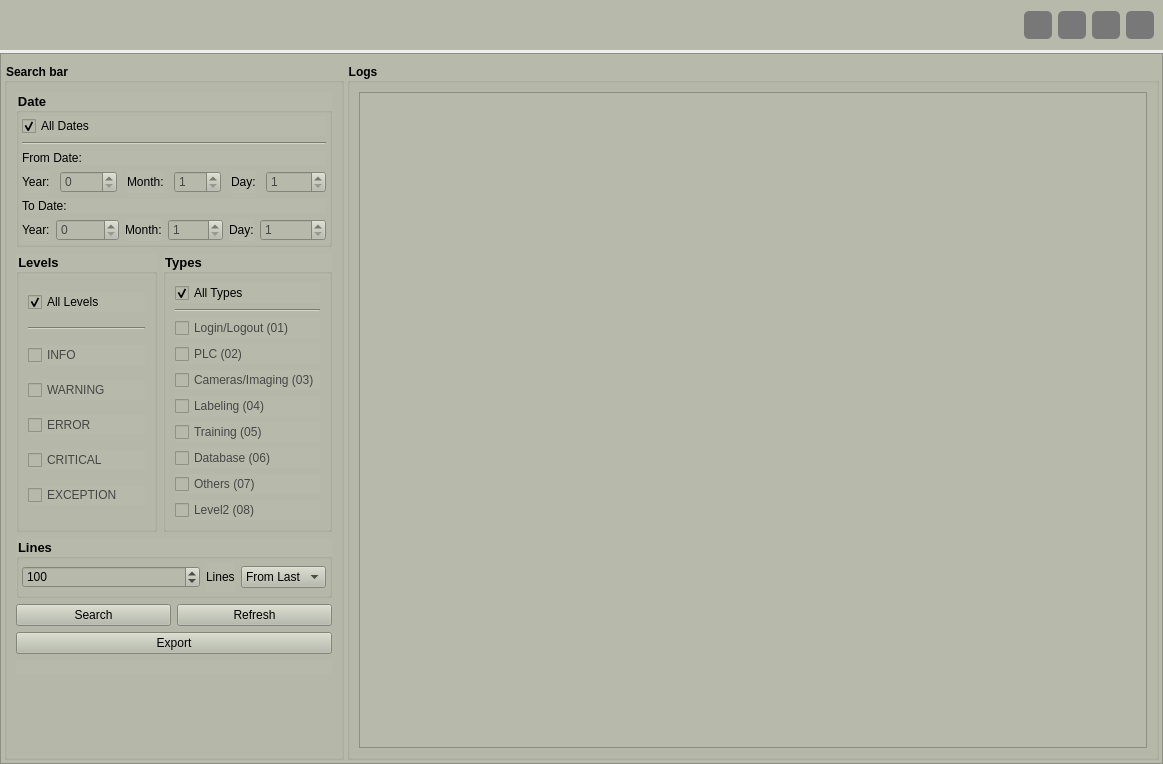
<?xml version="1.0" encoding="UTF-8"?>
<ui version="4.0">
 <class>MainWindow</class>
 <widget class="QMainWindow" name="MainWindow">
  <property name="geometry">
   <rect>
    <x>0</x>
    <y>0</y>
    <width>1163</width>
    <height>764</height>
   </rect>
  </property>
  <property name="windowTitle">
   <string>MainWindow</string>
  </property>
  <widget class="QWidget" name="centralwidget">
   <property name="styleSheet">
    <string notr="true"/>
   </property>
   <layout class="QVBoxLayout" name="verticalLayout">
    <property name="spacing">
     <number>3</number>
    </property>
    <property name="leftMargin">
     <number>0</number>
    </property>
    <property name="topMargin">
     <number>0</number>
    </property>
    <property name="rightMargin">
     <number>0</number>
    </property>
    <property name="bottomMargin">
     <number>0</number>
    </property>
    <item>
     <widget class="QFrame" name="rightButtons">
      <property name="minimumSize">
       <size>
        <width>0</width>
        <height>50</height>
       </size>
      </property>
      <property name="maximumSize">
       <size>
        <width>16777215</width>
        <height>50</height>
       </size>
      </property>
      <property name="styleSheet">
       <string notr="true">background-color: #b7baab;</string>
      </property>
      <property name="frameShape">
       <enum>QFrame::NoFrame</enum>
      </property>
      <property name="frameShadow">
       <enum>QFrame::Raised</enum>
      </property>
      <layout class="QHBoxLayout" name="horizontalLayout_2">
       <item>
        <spacer name="horizontalSpacer_2">
         <property name="orientation">
          <enum>Qt::Horizontal</enum>
         </property>
         <property name="sizeHint" stdset="0">
          <size>
           <width>40</width>
           <height>20</height>
          </size>
         </property>
        </spacer>
       </item>
       <item>
        <widget class="QPushButton" name="helpButton">
         <property name="minimumSize">
          <size>
           <width>28</width>
           <height>28</height>
          </size>
         </property>
         <property name="maximumSize">
          <size>
           <width>28</width>
           <height>28</height>
          </size>
         </property>
         <property name="cursor">
          <cursorShape>PointingHandCursor</cursorShape>
         </property>
         <property name="toolTip">
          <string>Help</string>
         </property>
         <property name="styleSheet">
          <string notr="true">#rightButtons .QPushButton { background-color:rgb(120, 120, 120); border: none;  border-radius: 5px; }
#rightButtons .QPushButton:hover { background-color: rgb(44, 49, 57); border-style: solid; border-radius: 4px; }
#rightButtons .QPushButton:pressed { background-color: rgb(23, 26, 30); border-style: solid; border-radius: 4px; }</string>
         </property>
         <property name="text">
          <string/>
         </property>
         <property name="icon">
          <iconset>
           <normaloff>images/icons/icon_help.png</normaloff>images/icons/icon_help.png</iconset>
         </property>
         <property name="iconSize">
          <size>
           <width>17</width>
           <height>17</height>
          </size>
         </property>
        </widget>
       </item>
       <item>
        <widget class="QPushButton" name="miniButton">
         <property name="minimumSize">
          <size>
           <width>28</width>
           <height>28</height>
          </size>
         </property>
         <property name="maximumSize">
          <size>
           <width>28</width>
           <height>28</height>
          </size>
         </property>
         <property name="cursor">
          <cursorShape>PointingHandCursor</cursorShape>
         </property>
         <property name="toolTip">
          <string>Minimize</string>
         </property>
         <property name="styleSheet">
          <string notr="true">#rightButtons .QPushButton { background-color:rgb(120, 120, 120); border: none;  border-radius: 5px; }
#rightButtons .QPushButton:hover { background-color: rgb(44, 49, 57); border-style: solid; border-radius: 4px; }
#rightButtons .QPushButton:pressed { background-color: rgb(23, 26, 30); border-style: solid; border-radius: 4px; }</string>
         </property>
         <property name="text">
          <string/>
         </property>
         <property name="icon">
          <iconset>
           <normaloff>images/icons/icon_minimize.png</normaloff>images/icons/icon_minimize.png</iconset>
         </property>
         <property name="iconSize">
          <size>
           <width>20</width>
           <height>20</height>
          </size>
         </property>
        </widget>
       </item>
       <item>
        <widget class="QPushButton" name="maxiButton">
         <property name="minimumSize">
          <size>
           <width>28</width>
           <height>28</height>
          </size>
         </property>
         <property name="maximumSize">
          <size>
           <width>28</width>
           <height>28</height>
          </size>
         </property>
         <property name="cursor">
          <cursorShape>PointingHandCursor</cursorShape>
         </property>
         <property name="toolTip">
          <string>Minimize</string>
         </property>
         <property name="styleSheet">
          <string notr="true">#rightButtons .QPushButton { background-color:rgb(120, 120, 120); border: none;  border-radius: 5px; }
#rightButtons .QPushButton:hover { background-color: rgb(44, 49, 57); border-style: solid; border-radius: 4px; }
#rightButtons .QPushButton:pressed { background-color: rgb(23, 26, 30); border-style: solid; border-radius: 4px; }</string>
         </property>
         <property name="text">
          <string/>
         </property>
         <property name="icon">
          <iconset>
           <normaloff>images/icons/icon_maximize.png</normaloff>images/icons/icon_maximize.png</iconset>
         </property>
         <property name="iconSize">
          <size>
           <width>20</width>
           <height>20</height>
          </size>
         </property>
        </widget>
       </item>
       <item>
        <widget class="QPushButton" name="closeButton">
         <property name="minimumSize">
          <size>
           <width>28</width>
           <height>28</height>
          </size>
         </property>
         <property name="maximumSize">
          <size>
           <width>28</width>
           <height>28</height>
          </size>
         </property>
         <property name="cursor">
          <cursorShape>PointingHandCursor</cursorShape>
         </property>
         <property name="toolTip">
          <string>Close</string>
         </property>
         <property name="styleSheet">
          <string notr="true">#rightButtons .QPushButton { background-color:rgb(120, 120, 120); border: none;  border-radius: 5px; }
#rightButtons .QPushButton:hover { background-color: rgb(44, 49, 57); border-style: solid; border-radius: 4px; }
#rightButtons .QPushButton:pressed { background-color: rgb(23, 26, 30); border-style: solid; border-radius: 4px; }</string>
         </property>
         <property name="text">
          <string/>
         </property>
         <property name="icon">
          <iconset>
           <normaloff>images/icons/cil-x.png</normaloff>images/icons/cil-x.png</iconset>
         </property>
         <property name="iconSize">
          <size>
           <width>20</width>
           <height>20</height>
          </size>
         </property>
        </widget>
       </item>
      </layout>
     </widget>
    </item>
    <item>
     <widget class="QFrame" name="frame">
      <property name="styleSheet">
       <string notr="true">background-color: #b7baab;</string>
      </property>
      <property name="frameShape">
       <enum>QFrame::StyledPanel</enum>
      </property>
      <property name="frameShadow">
       <enum>QFrame::Raised</enum>
      </property>
      <layout class="QHBoxLayout" name="horizontalLayout">
       <property name="spacing">
        <number>3</number>
       </property>
       <property name="leftMargin">
        <number>3</number>
       </property>
       <property name="rightMargin">
        <number>3</number>
       </property>
       <property name="bottomMargin">
        <number>3</number>
       </property>
       <item>
        <widget class="QGroupBox" name="groupBox">
         <property name="minimumSize">
          <size>
           <width>340</width>
           <height>0</height>
          </size>
         </property>
         <property name="font">
          <font>
           <weight>75</weight>
           <bold>true</bold>
          </font>
         </property>
         <property name="title">
          <string>Search bar</string>
         </property>
         <layout class="QVBoxLayout" name="verticalLayout_5">
          <item>
           <widget class="QGroupBox" name="groupBox_3">
            <property name="font">
             <font>
              <family>Ubuntu</family>
              <pointsize>10</pointsize>
              <weight>75</weight>
              <italic>false</italic>
              <bold>true</bold>
             </font>
            </property>
            <property name="title">
             <string>Date</string>
            </property>
            <layout class="QVBoxLayout" name="verticalLayout_3">
             <property name="leftMargin">
              <number>3</number>
             </property>
             <property name="topMargin">
              <number>3</number>
             </property>
             <property name="rightMargin">
              <number>3</number>
             </property>
             <property name="bottomMargin">
              <number>3</number>
             </property>
             <item>
              <widget class="QCheckBox" name="checkBox_allDates">
               <property name="text">
                <string>All Dates</string>
               </property>
               <property name="checked">
                <bool>true</bool>
               </property>
              </widget>
             </item>
             <item>
              <widget class="Line" name="line">
               <property name="orientation">
                <enum>Qt::Horizontal</enum>
               </property>
              </widget>
             </item>
             <item>
              <widget class="QLabel" name="label">
               <property name="text">
                <string>From Date:</string>
               </property>
              </widget>
             </item>
             <item>
              <layout class="QHBoxLayout" name="horizontalLayout_5">
               <property name="spacing">
                <number>10</number>
               </property>
               <item>
                <layout class="QHBoxLayout" name="horizontalLayout_3">
                 <item>
                  <widget class="QLabel" name="label_5">
                   <property name="sizePolicy">
                    <sizepolicy hsizetype="Fixed" vsizetype="Preferred">
                     <horstretch>0</horstretch>
                     <verstretch>0</verstretch>
                    </sizepolicy>
                   </property>
                   <property name="text">
                    <string>Year:</string>
                   </property>
                  </widget>
                 </item>
                 <item>
                  <widget class="QSpinBox" name="spinBox_fromYear">
                   <property name="enabled">
                    <bool>false</bool>
                   </property>
                   <property name="styleSheet">
                    <string notr="true">QSpinBox:disabled  {
	color: rgb(70, 70, 70);
}</string>
                   </property>
                  </widget>
                 </item>
                </layout>
               </item>
               <item>
                <layout class="QHBoxLayout" name="horizontalLayout_4">
                 <item>
                  <widget class="QLabel" name="label_6">
                   <property name="sizePolicy">
                    <sizepolicy hsizetype="Fixed" vsizetype="Preferred">
                     <horstretch>0</horstretch>
                     <verstretch>0</verstretch>
                    </sizepolicy>
                   </property>
                   <property name="text">
                    <string>Month:</string>
                   </property>
                  </widget>
                 </item>
                 <item>
                  <widget class="QSpinBox" name="spinBox_fromMonth">
                   <property name="enabled">
                    <bool>false</bool>
                   </property>
                   <property name="styleSheet">
                    <string notr="true">QSpinBox:disabled  {
	color: rgb(70, 70, 70);
}</string>
                   </property>
                   <property name="minimum">
                    <number>1</number>
                   </property>
                   <property name="maximum">
                    <number>12</number>
                   </property>
                  </widget>
                 </item>
                </layout>
               </item>
               <item>
                <layout class="QHBoxLayout" name="horizontalLayout_6">
                 <item>
                  <widget class="QLabel" name="label_7">
                   <property name="sizePolicy">
                    <sizepolicy hsizetype="Fixed" vsizetype="Preferred">
                     <horstretch>0</horstretch>
                     <verstretch>0</verstretch>
                    </sizepolicy>
                   </property>
                   <property name="text">
                    <string>Day:</string>
                   </property>
                  </widget>
                 </item>
                 <item>
                  <widget class="QSpinBox" name="spinBox_fromDay">
                   <property name="enabled">
                    <bool>false</bool>
                   </property>
                   <property name="styleSheet">
                    <string notr="true">QSpinBox:disabled  {
	color: rgb(70, 70, 70);
}</string>
                   </property>
                   <property name="minimum">
                    <number>1</number>
                   </property>
                   <property name="maximum">
                    <number>31</number>
                   </property>
                  </widget>
                 </item>
                </layout>
               </item>
              </layout>
             </item>
             <item>
              <widget class="QLabel" name="label_2">
               <property name="text">
                <string>To Date:</string>
               </property>
              </widget>
             </item>
             <item>
              <layout class="QHBoxLayout" name="horizontalLayout_7">
               <item>
                <layout class="QHBoxLayout" name="horizontalLayout_8">
                 <item>
                  <widget class="QLabel" name="label_8">
                   <property name="sizePolicy">
                    <sizepolicy hsizetype="Fixed" vsizetype="Preferred">
                     <horstretch>0</horstretch>
                     <verstretch>0</verstretch>
                    </sizepolicy>
                   </property>
                   <property name="text">
                    <string>Year:</string>
                   </property>
                  </widget>
                 </item>
                 <item>
                  <widget class="QSpinBox" name="spinBox_toYear">
                   <property name="enabled">
                    <bool>false</bool>
                   </property>
                   <property name="styleSheet">
                    <string notr="true">QSpinBox:disabled  {
	color: rgb(70, 70, 70);
}</string>
                   </property>
                  </widget>
                 </item>
                </layout>
               </item>
               <item>
                <layout class="QHBoxLayout" name="horizontalLayout_9">
                 <item>
                  <widget class="QLabel" name="label_9">
                   <property name="sizePolicy">
                    <sizepolicy hsizetype="Fixed" vsizetype="Preferred">
                     <horstretch>0</horstretch>
                     <verstretch>0</verstretch>
                    </sizepolicy>
                   </property>
                   <property name="text">
                    <string>Month:</string>
                   </property>
                  </widget>
                 </item>
                 <item>
                  <widget class="QSpinBox" name="spinBox_toMonth">
                   <property name="enabled">
                    <bool>false</bool>
                   </property>
                   <property name="styleSheet">
                    <string notr="true">QSpinBox:disabled  {
	color: rgb(70, 70, 70);
}</string>
                   </property>
                   <property name="minimum">
                    <number>1</number>
                   </property>
                   <property name="maximum">
                    <number>12</number>
                   </property>
                  </widget>
                 </item>
                </layout>
               </item>
               <item>
                <layout class="QHBoxLayout" name="horizontalLayout_10">
                 <item>
                  <widget class="QLabel" name="label_10">
                   <property name="sizePolicy">
                    <sizepolicy hsizetype="Fixed" vsizetype="Preferred">
                     <horstretch>0</horstretch>
                     <verstretch>0</verstretch>
                    </sizepolicy>
                   </property>
                   <property name="text">
                    <string>Day:</string>
                   </property>
                  </widget>
                 </item>
                 <item>
                  <widget class="QSpinBox" name="spinBox_toDay">
                   <property name="enabled">
                    <bool>false</bool>
                   </property>
                   <property name="styleSheet">
                    <string notr="true">QSpinBox:disabled  {
	color: rgb(70, 70, 70);
}</string>
                   </property>
                   <property name="minimum">
                    <number>1</number>
                   </property>
                   <property name="maximum">
                    <number>31</number>
                   </property>
                  </widget>
                 </item>
                </layout>
               </item>
              </layout>
             </item>
            </layout>
           </widget>
          </item>
          <item>
           <layout class="QHBoxLayout" name="horizontalLayout_12">
            <item>
             <widget class="QGroupBox" name="groupBox_5">
              <property name="font">
               <font>
                <pointsize>10</pointsize>
                <weight>75</weight>
                <bold>true</bold>
               </font>
              </property>
              <property name="title">
               <string>Levels</string>
              </property>
              <layout class="QVBoxLayout" name="verticalLayout_4">
               <item>
                <widget class="QCheckBox" name="checkBox_allLevels">
                 <property name="maximumSize">
                  <size>
                   <width>16777215</width>
                   <height>16777215</height>
                  </size>
                 </property>
                 <property name="text">
                  <string>All Levels</string>
                 </property>
                 <property name="checked">
                  <bool>true</bool>
                 </property>
                </widget>
               </item>
               <item>
                <widget class="Line" name="line_2">
                 <property name="orientation">
                  <enum>Qt::Horizontal</enum>
                 </property>
                </widget>
               </item>
               <item>
                <widget class="QCheckBox" name="checkBox_levelInfo">
                 <property name="enabled">
                  <bool>false</bool>
                 </property>
                 <property name="styleSheet">
                  <string notr="true">QCheckBox:disabled  {
	color: rgb(70, 70, 70);
}</string>
                 </property>
                 <property name="text">
                  <string>INFO</string>
                 </property>
                </widget>
               </item>
               <item>
                <widget class="QCheckBox" name="checkBox_levelWarning">
                 <property name="enabled">
                  <bool>false</bool>
                 </property>
                 <property name="styleSheet">
                  <string notr="true">QCheckBox:disabled  {
	color: rgb(70, 70, 70);
}</string>
                 </property>
                 <property name="text">
                  <string>WARNING</string>
                 </property>
                </widget>
               </item>
               <item>
                <widget class="QCheckBox" name="checkBox_levelError">
                 <property name="enabled">
                  <bool>false</bool>
                 </property>
                 <property name="styleSheet">
                  <string notr="true">QCheckBox:disabled  {
	color: rgb(70, 70, 70);
}</string>
                 </property>
                 <property name="text">
                  <string>ERROR</string>
                 </property>
                </widget>
               </item>
               <item>
                <widget class="QCheckBox" name="checkBox_levelCritical">
                 <property name="enabled">
                  <bool>false</bool>
                 </property>
                 <property name="styleSheet">
                  <string notr="true">QCheckBox:disabled  {
	color: rgb(70, 70, 70);
}</string>
                 </property>
                 <property name="text">
                  <string>CRITICAL</string>
                 </property>
                </widget>
               </item>
               <item>
                <widget class="QCheckBox" name="checkBox_levelException">
                 <property name="enabled">
                  <bool>false</bool>
                 </property>
                 <property name="styleSheet">
                  <string notr="true">QCheckBox:disabled  {
	color: rgb(70, 70, 70);
}</string>
                 </property>
                 <property name="text">
                  <string>EXCEPTION</string>
                 </property>
                </widget>
               </item>
              </layout>
             </widget>
            </item>
            <item>
             <widget class="QGroupBox" name="groupBox_6">
              <property name="font">
               <font>
                <pointsize>10</pointsize>
                <weight>75</weight>
                <bold>true</bold>
               </font>
              </property>
              <property name="title">
               <string>Types</string>
              </property>
              <layout class="QVBoxLayout" name="verticalLayout_6">
               <item>
                <widget class="QCheckBox" name="checkBox_allTypes">
                 <property name="text">
                  <string>All Types</string>
                 </property>
                 <property name="checked">
                  <bool>true</bool>
                 </property>
                </widget>
               </item>
               <item>
                <widget class="Line" name="line_3">
                 <property name="orientation">
                  <enum>Qt::Horizontal</enum>
                 </property>
                </widget>
               </item>
               <item>
                <widget class="QCheckBox" name="checkBox_typesLogin">
                 <property name="enabled">
                  <bool>false</bool>
                 </property>
                 <property name="styleSheet">
                  <string notr="true">QCheckBox:disabled  {
	color: rgb(70, 70, 70);
}</string>
                 </property>
                 <property name="text">
                  <string>Login/Logout (01)</string>
                 </property>
                </widget>
               </item>
               <item>
                <widget class="QCheckBox" name="checkBox_typesPLC">
                 <property name="enabled">
                  <bool>false</bool>
                 </property>
                 <property name="styleSheet">
                  <string notr="true">QCheckBox:disabled  {
	color: rgb(70, 70, 70);
}</string>
                 </property>
                 <property name="text">
                  <string>PLC (02)</string>
                 </property>
                </widget>
               </item>
               <item>
                <widget class="QCheckBox" name="checkBox_typesCameras">
                 <property name="enabled">
                  <bool>false</bool>
                 </property>
                 <property name="styleSheet">
                  <string notr="true">QCheckBox:disabled  {
	color: rgb(70, 70, 70);
}</string>
                 </property>
                 <property name="text">
                  <string>Cameras/Imaging (03)</string>
                 </property>
                </widget>
               </item>
               <item>
                <widget class="QCheckBox" name="checkBox_typesLabeling">
                 <property name="enabled">
                  <bool>false</bool>
                 </property>
                 <property name="styleSheet">
                  <string notr="true">QCheckBox:disabled  {
	color: rgb(70, 70, 70);
}</string>
                 </property>
                 <property name="text">
                  <string>Labeling (04)</string>
                 </property>
                </widget>
               </item>
               <item>
                <widget class="QCheckBox" name="checkBox_typesTraining">
                 <property name="enabled">
                  <bool>false</bool>
                 </property>
                 <property name="styleSheet">
                  <string notr="true">QCheckBox:disabled  {
	color: rgb(70, 70, 70);
}</string>
                 </property>
                 <property name="text">
                  <string>Training (05)</string>
                 </property>
                </widget>
               </item>
               <item>
                <widget class="QCheckBox" name="checkBox_typesDatabase">
                 <property name="enabled">
                  <bool>false</bool>
                 </property>
                 <property name="styleSheet">
                  <string notr="true">QCheckBox:disabled  {
	color: rgb(70, 70, 70);
}</string>
                 </property>
                 <property name="text">
                  <string>Database (06)</string>
                 </property>
                </widget>
               </item>
               <item>
                <widget class="QCheckBox" name="checkBox_typesOthers">
                 <property name="enabled">
                  <bool>false</bool>
                 </property>
                 <property name="styleSheet">
                  <string notr="true">QCheckBox:disabled  {
	color: rgb(70, 70, 70);
}</string>
                 </property>
                 <property name="text">
                  <string>Others (07)</string>
                 </property>
                </widget>
               </item>
               <item>
                <widget class="QCheckBox" name="checkBox_typesLevel2">
                 <property name="enabled">
                  <bool>false</bool>
                 </property>
                 <property name="styleSheet">
                  <string notr="true">QCheckBox:disabled  {
	color: rgb(70, 70, 70);
}</string>
                 </property>
                 <property name="text">
                  <string>Level2 (08)</string>
                 </property>
                </widget>
               </item>
              </layout>
             </widget>
            </item>
           </layout>
          </item>
          <item>
           <widget class="QGroupBox" name="groupBox_4">
            <property name="minimumSize">
             <size>
              <width>0</width>
              <height>60</height>
             </size>
            </property>
            <property name="font">
             <font>
              <family>Ubuntu</family>
              <pointsize>10</pointsize>
              <weight>75</weight>
              <italic>false</italic>
              <bold>true</bold>
             </font>
            </property>
            <property name="title">
             <string>Lines</string>
            </property>
            <layout class="QHBoxLayout" name="horizontalLayout_11">
             <property name="leftMargin">
              <number>3</number>
             </property>
             <property name="topMargin">
              <number>3</number>
             </property>
             <property name="rightMargin">
              <number>3</number>
             </property>
             <property name="bottomMargin">
              <number>3</number>
             </property>
             <item>
              <widget class="QSpinBox" name="spinBox_lineNumbers">
               <property name="minimum">
                <number>1</number>
               </property>
               <property name="maximum">
                <number>500</number>
               </property>
               <property name="value">
                <number>100</number>
               </property>
              </widget>
             </item>
             <item>
              <widget class="QLabel" name="label_12">
               <property name="sizePolicy">
                <sizepolicy hsizetype="Fixed" vsizetype="Preferred">
                 <horstretch>0</horstretch>
                 <verstretch>0</verstretch>
                </sizepolicy>
               </property>
               <property name="text">
                <string>Lines</string>
               </property>
              </widget>
             </item>
             <item>
              <widget class="QComboBox" name="comboBox_linesFL">
               <property name="sizePolicy">
                <sizepolicy hsizetype="Fixed" vsizetype="Fixed">
                 <horstretch>0</horstretch>
                 <verstretch>0</verstretch>
                </sizepolicy>
               </property>
               <item>
                <property name="text">
                 <string>From Last</string>
                </property>
               </item>
               <item>
                <property name="text">
                 <string>From First</string>
                </property>
               </item>
              </widget>
             </item>
            </layout>
           </widget>
          </item>
          <item>
           <layout class="QHBoxLayout" name="horizontalLayout_14">
            <item>
             <widget class="QPushButton" name="search_btn">
              <property name="cursor">
               <cursorShape>PointingHandCursor</cursorShape>
              </property>
              <property name="text">
               <string>Search</string>
              </property>
             </widget>
            </item>
            <item>
             <widget class="QPushButton" name="refresh_btn">
              <property name="cursor">
               <cursorShape>PointingHandCursor</cursorShape>
              </property>
              <property name="text">
               <string>Refresh</string>
              </property>
             </widget>
            </item>
           </layout>
          </item>
          <item>
           <widget class="QPushButton" name="export_btn">
            <property name="text">
             <string>Export</string>
            </property>
           </widget>
          </item>
          <item>
           <widget class="QLabel" name="message_label">
            <property name="text">
             <string/>
            </property>
           </widget>
          </item>
          <item>
           <spacer name="verticalSpacer">
            <property name="orientation">
             <enum>Qt::Vertical</enum>
            </property>
            <property name="sizeHint" stdset="0">
             <size>
              <width>20</width>
              <height>40</height>
             </size>
            </property>
           </spacer>
          </item>
         </layout>
        </widget>
       </item>
       <item>
        <widget class="QGroupBox" name="groupBox_2">
         <property name="font">
          <font>
           <weight>75</weight>
           <bold>true</bold>
          </font>
         </property>
         <property name="title">
          <string>Logs</string>
         </property>
         <layout class="QVBoxLayout" name="verticalLayout_2">
          <item>
           <widget class="QTextEdit" name="logs_textEdit">
            <property name="enabled">
             <bool>true</bool>
            </property>
            <property name="styleSheet">
             <string notr="true">color: black;</string>
            </property>
            <property name="readOnly">
             <bool>true</bool>
            </property>
           </widget>
          </item>
         </layout>
        </widget>
       </item>
      </layout>
     </widget>
    </item>
   </layout>
  </widget>
 </widget>
 <resources/>
 <connections/>
</ui>
